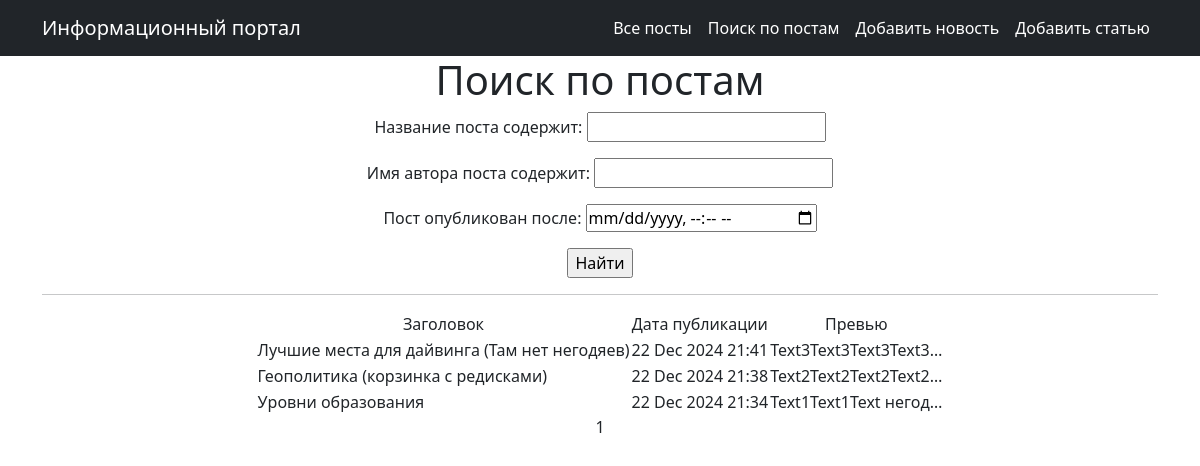
Page /posts/search/ on the earlier database version.
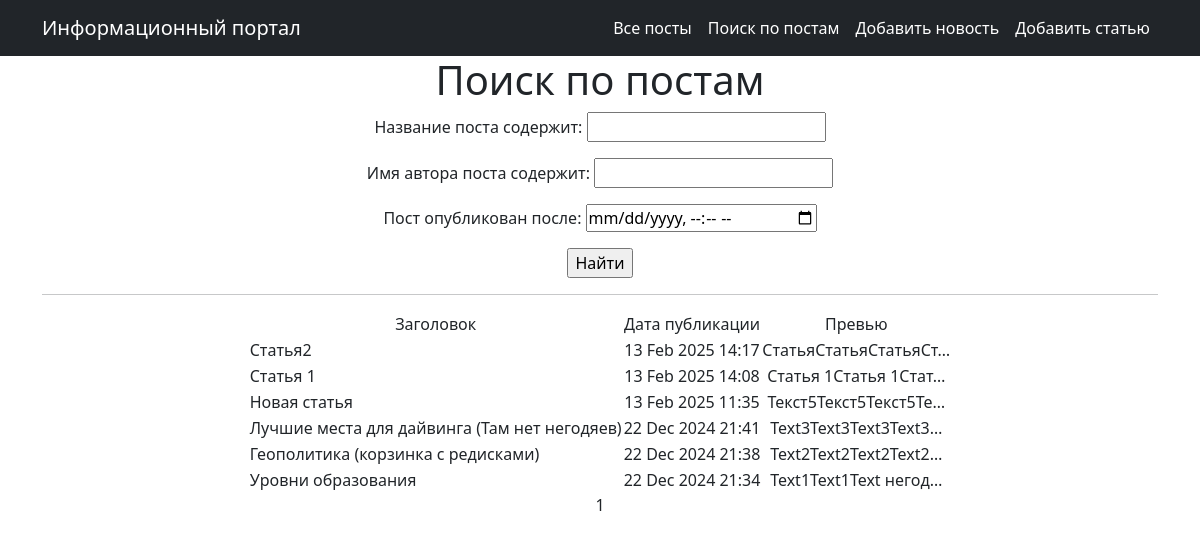
Same page on the later database version.
### board_news/models.py (models this page shows, shortened)
class Post(models.Model):
    news = 'nw'
    article = 'ar'
    CHOICES_LIST = [
        (news, 'Новость'),
        (article, 'Статья'),
    ]
    author_post = models.ForeignKey(Author, on_delete=models.CASCADE)
    type_post = models.CharField(max_length=2, choices=CHOICES_LIST, default=news)
    date_time_in = models.DateTimeField(auto_now_add=True)
    categories = models.ManyToManyField(Category, through='PostCategory')
    title = models.CharField(max_length=255)
    text = models.TextField()
    rating = models.IntegerField(default=0)

### board_news/views.py (the view)
# urls.py: path('search/', PostSearch.as_view(), name='post_search'),  # Адрес страницы для поиска по всем постам
class PostSearch(PostList):
    template_name = 'flatpages/posts_search.html'
    def get_queryset(self):
        queryset = super().get_queryset()
        self.filterset = PostFilter(self.request.GET, queryset)
        return self.filterset.qs
    def get_context_data(self, **kwargs):
        context = super().get_context_data(**kwargs)
        context['filterset'] = self.filterset
        return context

### board_news/templatetags/custom_filters.py (called while the page is built)
@register.filter()
def censor(value):
    if isinstance(value, str):
        word_to_replace = {}
        data = list(set(WORDS_PATTERN.findall(value)))
        for word in data:
            normal_form = morph.parse(word)[0].normal_form
            if normal_form in SET_BAD_WORDS:
                new_word = word[0] + '*' * (len(word)-1)
                word_to_replace[word] = new_word
        if word_to_replace:
            for word, replacement in word_to_replace.items():
                value = value.replace(word, replacement)
    else:
        raise ValueError('Фильтр censor применим только к типу данных "str".')
    return value

### templates/flatpages/posts_search.html (shortened to what this page needs)
{% extends 'flatpages/default.html' %}
{% load custom_filters %}
{% load custom_tags %}
{% block content %}
    <h1>Поиск по постам</h1>
    <form action="" method="get">
        {{ filterset.form.as_p }}
        <input type="submit" value="Найти">
    </form>
    <hr>
    {% if posts %}
        <table align="center">
            <tr>
                <td>Заголовок</td>
                <td>Дата публикации</td>
                <td>Превью</td>
            </tr>
            {% for post in posts %}
                <tr>
                    <td align="left">{{ post.title|censor }}</td>
                    <td>{{ post.date_time_in|date:'d M Y H:i' }}</td>
                    <td>{{ post.text|censor|truncatechars:21 }}</td>
                </tr>
            {% endfor %}
        </table>
    {% else %}
        <h2>Нет совпадений</h2>
    {% endif %}
    {{ page_obj.number }}
{% endblock content %}

Differences in the rows shown:
added Post: title|censor "Статья2", date_time_in "13 Feb 2025 14:17", text|censor "СтатьяСтатьяСтатьяСт…"
added Post: title|censor "Статья 1", date_time_in "13 Feb 2025 14:08", text|censor "Статья 1Статья 1Стат…"
added Post: title|censor "Новая статья", date_time_in "13 Feb 2025 11:35", text|censor "Текст5Текст5Текст5Те…"
